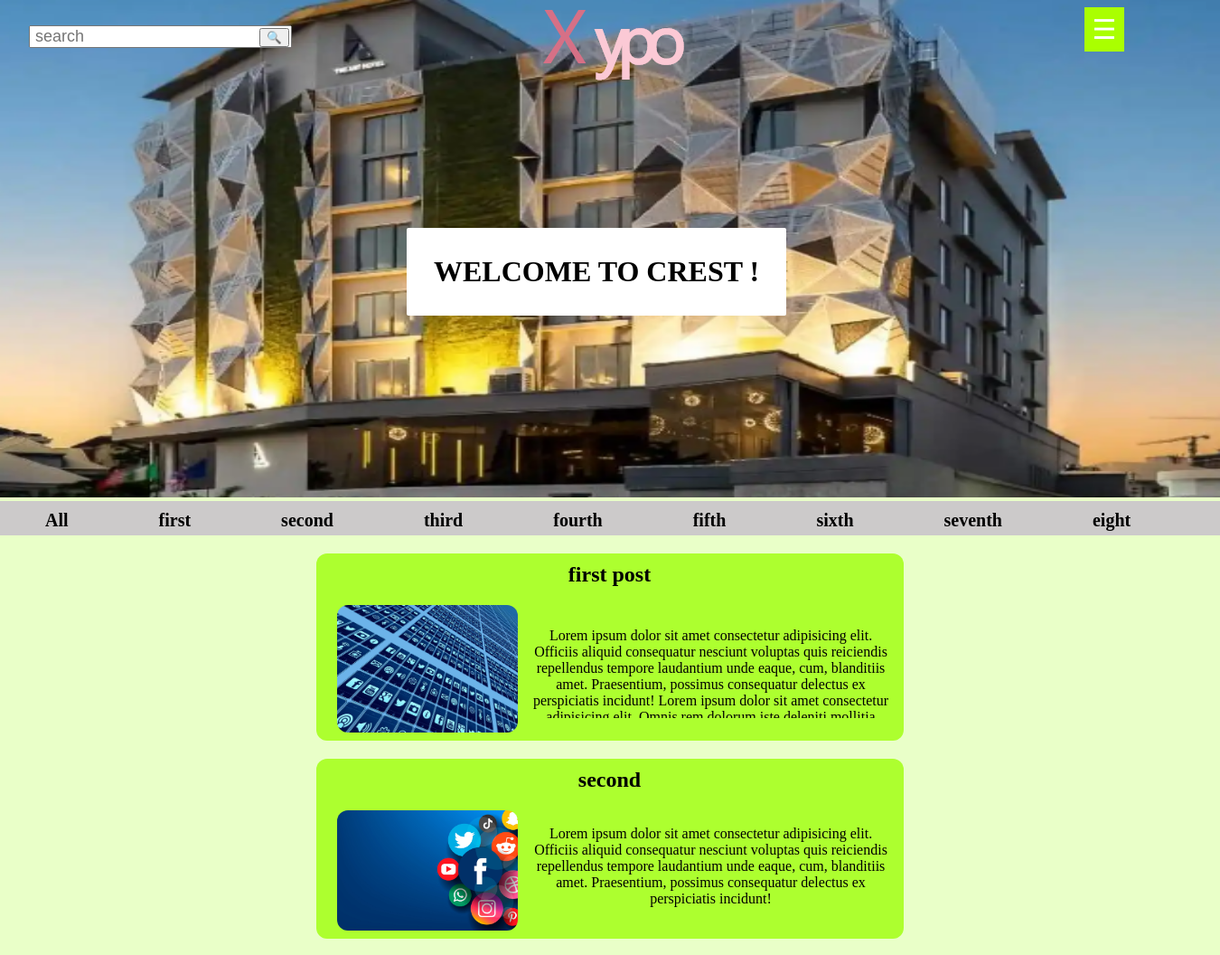
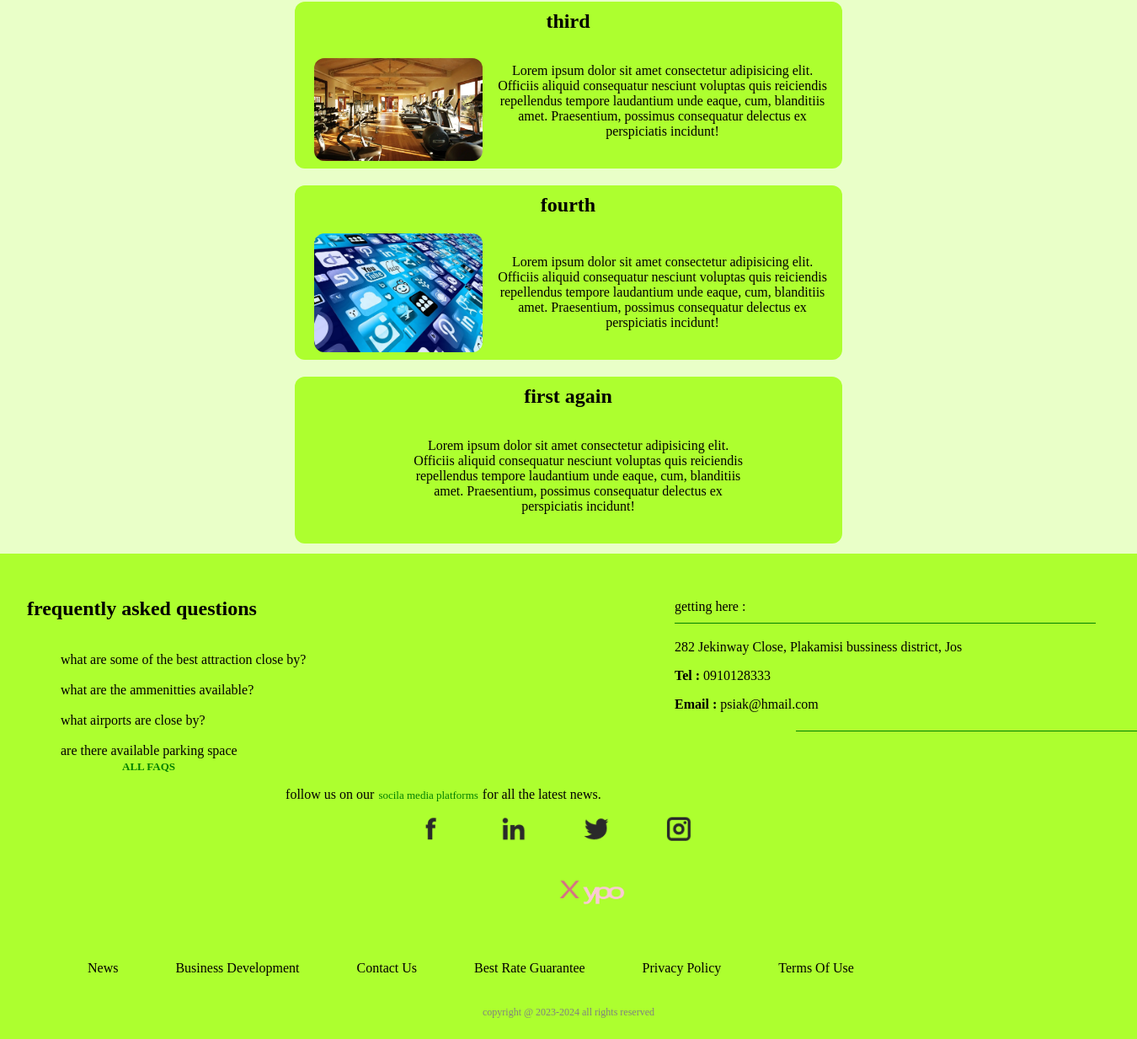
Screenshot of /blog/ with the database file from the repository (2 pictures, top to bottom).
### website/models.py (models this page shows, shortened)
class Category(models.Model):
    name = models.CharField(max_length=200)

class Post(models.Model):
    name = models.CharField(max_length=200)
    description = models.TextField()
    picture = models.ImageField(null=True, blank=True)
    category = models.ForeignKey(Category, on_delete=models.CASCADE, default=None)
    @property
    def imageURL(self):
        try:
            img = self.picture.url
        except:
            img = ' '
        return img

### website/views.py (the view)
# urls.py: 2. Add a URL to urlpatterns:  path('blog/', include('blog.urls'))
def blog(request):
    categories = Category.objects.all()
    posts = Post.objects.all()
    context = {
        'categories':categories,
        "posts":posts,
    }
    return render(request, 'website/blog.html', context)

### website/templates/website/blog.html (shortened to what this page needs)
{% extends 'website/base.html' %}
{% load static %}
{% block css %}
<link rel="stylesheet" href="{% static 'website/blog.css' %}">{% endblock %}
{% block body %}
    <div class="category_container">
        <div>
            <a href="{% url 'blog' %}"><strong>All</strong></a>
        </div>
        {% for i in categories %}
            <div>
                <a href="{% url 'blog_category' i.id %}"><strong>{{i.name}}</strong></a>
            </div>
        {% endfor %}
    </div>
    <div class="post_container">
        {% for post in posts %}
        <a href="{% url 'blog_post' post.id %}">
            <div>
                <h2><strong>{{post.name}}</strong></h2>
                <img src="{{post.imageURL}}" alt="">
                <p>{{post.description}}</p><br>
            </div>
        </a>
        {% endfor %}
    </div>
{% endblock %}

### website/templates/website/base.html (shortened to what this page needs)
{% load static %}
<!DOCTYPE html>
<html lang="en">
<head>
    <link rel="stylesheet" href="{% static 'website/styles.css' %}">
    {% block css %}{% endblock %}
</head>
<body>
    <section class="topsection">
        <a href="{% url 'home' %}" class="logo"><img src="{% static 'website/img/logo.png' %}" alt=""></a>
        <div class="main_search">
            <form action="">
                <input class="general_search" type="search" name="general_search" placeholder="search">
                <input class="general_search_btn" type="submit" value="&#128269;">
            </form>
        </div>
        <a href="#" id="nav_btn">&#9776;</a>
        {% block greeting %}
        <section class="hidden">
            <h1 class="welcome">WELCOME TO CREST !</h1>
        </section>
        {% endblock %}
    </section>
    {% block body %}{% endblock %}
    <footer>
        <div class="cont">
            <div>
                <p class="head">getting here :</p>
                <p>282 Jekinway Close, Plakamisi bussiness district, Jos</p>
                <p><strong>Tel :</strong> 0910128333</p>
                <p><strong>Email :</strong> psiak@hmail.com</p>
            </div>
        </div>
        <div class="faq">
            <h2>frequently asked questions</h2>
            <ul>
                <a href="#"><li>what are some of the best attraction close by?</li></a>
                <a href="#"><li>what are the ammenitties available?</li></a>
                <a href="#"><li>what airports are close by?</li></a>
                <a href="#"><li>are there available parking space</li></a>
                <a href="" style="position: relative; left: 40px; font-size:small;" class="highlight"><strong> ALL FAQS</strong></a>
            </ul>
        </div>
        <p style="position: relative;left: -20px;width: 80%;">follow us on our <a href="" class="highlight">socila media platforms</a> for all the latest news.</p>
        <a class="social_logo" href="#"><img src="{% static 'website/img/facebook (1).png' %}" alt=""></a>  <a class="social_logo" href="#"><img src="{% static 'website/img/linkedin (1).png' %}" alt=""></a>  <a class="social_logo" href="#"><img src="{% static 'website/img/twitter (1).png' %}" alt=""></a>  <a class="social_logo" href="#"><img src="{% static 'website/img/instagram (1).png' %}" alt=""></a>
        <a href="{% url 'home' %}"><img id="banner" src="{% static 'website/img/logo.png' %}" alt=""></a>
        <ul class="legal">
            <li><a href="">News</a></li>
            <li><a href="">Business Development</a></li>
            <li><a href="">Contact Us</a></li>
            <li><a href="">Best Rate Guarantee</a></li>
            <li><a href="">Privacy Policy</a></li>
            <li><a href="">Terms Of Use</a></li>
        </ul>
        <p class="copyright" style="position: relative; bottom: -20px; font-size: 12px;">copyright @ 2023-2024 all rights reserved</p>
    </footer>
</body>
</html>

### website/static/website/styles.css (style rules this page uses)
body { padding: 0px; margin: 0px; border: 0px; background-color: rgb(233, 255, 200); overflow-x: hidden; }
#banner { position: relative; width: 100%; height: 550px; }
.topsection { position: absolute; margin-bottom: 250px; top: -20px; }
.logo { position: relative; left: 600px; }
.welcome { position: relative; left: 450px; background-color: white; padding: 30px; border-radius: 2px; font-size: 2em; }
#nav_btn { margin: 0px; color: white; background-color:rgb(170, 255, 0); padding: 2%; position: relative; left: 1200px; top: -170px; font-size: 30px; text-decoration: none; }
.main_search { position: relative; top: -100px; padding: 2em; }
.general_search { font-size: large; padding: 0px 50px 0px 5px; }
.general_search_btn { position: relative; left: -40px; }
footer { background-color: greenyellow; padding: 2em; text-align: center; }
footer ul { text-align: start; }
footer li { list-style-type: none; }
footer .legal li { display: inline; }
footer a { text-decoration: none; color: black; padding: 2em; }
footer .highlight { color: green; padding: 1px; font-size: 13px; }
footer img { width: 50px; }
.cont { text-align: end; background-color: greenyellow; border-bottom: 1px solid green; width: 500px; position: absolute; left: 70%; }
.cont div { text-align: start; width: 500px; padding: 6px; position: relative; right: 150px; border-radius: 12px; }
.cont div .head { padding-bottom: 10px; border-bottom: 1px solid green; }
.faq { text-align: start; }
footer a img { width: 30px; }
.hidden { opacity: 0; filter: blur(5px); transform: translateX(-100%); transition: all 3s; }
.show { opacity: 1; filter: blur(0); transform: translateX(0); }
footer #banner { padding: 2em; position:relative; left:600px; width: 80px; height: 40px; display: block; }
.copyright { color: grey; }

### website/static/website/blog.css (style rules this page uses)
.post_container { text-align: center; }
.post_container a { text-decoration: none; color: black; }
.post_container div { display: block; background-color: greenyellow; margin: 12px; position: relative; left: 25%; width: 650px; border-radius: 12px; height: auto; padding-bottom: 5px; }
.post_container div h2 { padding-top: 10px; border: 0px; }
.post_container div p { display: inline-block; position: relative; left: 10px; max-width: 400px; height: 100px; overflow: hidden; }
.post_container div img { width: 200px; border-radius: 12px; }
.category_container { background-color: rgb(204, 202, 202); max-width: 100%; display: flex; flex-direction: row; overflow-x: scroll; }
.category_container div { display: inline-block; margin: 50px; margin-top: 10px; margin-bottom: 5px; }
.category_container div a { font-size: 20px; text-decoration: none; color: black; }

### rows the page displays
Category: name "first"
Category: name "second"
Category: name "third"
Category: name "fourth"
Category: name "fifth"
Category: name "sixth"
Category: name "seventh"
Category: name "eight"
Post: name "first post", imageURL (picture), description "Lorem ipsum dolor sit amet consectetur adipisicing elit. Officiis aliquid consequatur nesciunt voluptas quis reiciendis repellendus tempore laudantium unde eaque, cum, blanditiis amet. Praesentium, possimus consequatur delectus ex perspiciatis incidunt! Lorem ipsum dolor sit amet consectetur…"
Post: name "second", imageURL (picture), description "Lorem ipsum dolor sit amet consectetur adipisicing elit. Officiis aliquid consequatur nesciunt voluptas quis reiciendis repellendus tempore laudantium unde eaque, cum, blanditiis amet. Praesentium, possimus consequatur delectus ex perspiciatis incidunt!"
Post: name "third", imageURL (picture), description "Lorem ipsum dolor sit amet consectetur adipisicing elit. Officiis aliquid consequatur nesciunt voluptas quis reiciendis repellendus tempore laudantium unde eaque, cum, blanditiis amet. Praesentium, possimus consequatur delectus ex perspiciatis incidunt!"
Post: name "fourth", imageURL (picture), description "Lorem ipsum dolor sit amet consectetur adipisicing elit. Officiis aliquid consequatur nesciunt voluptas quis reiciendis repellendus tempore laudantium unde eaque, cum, blanditiis amet. Praesentium, possimus consequatur delectus ex perspiciatis incidunt!"
Post: name "first again", description "Lorem ipsum dolor sit amet consectetur adipisicing elit. Officiis aliquid consequatur nesciunt voluptas quis reiciendis repellendus tempore laudantium unde eaque, cum, blanditiis amet. Praesentium, possimus consequatur delectus ex perspiciatis incidunt!"
